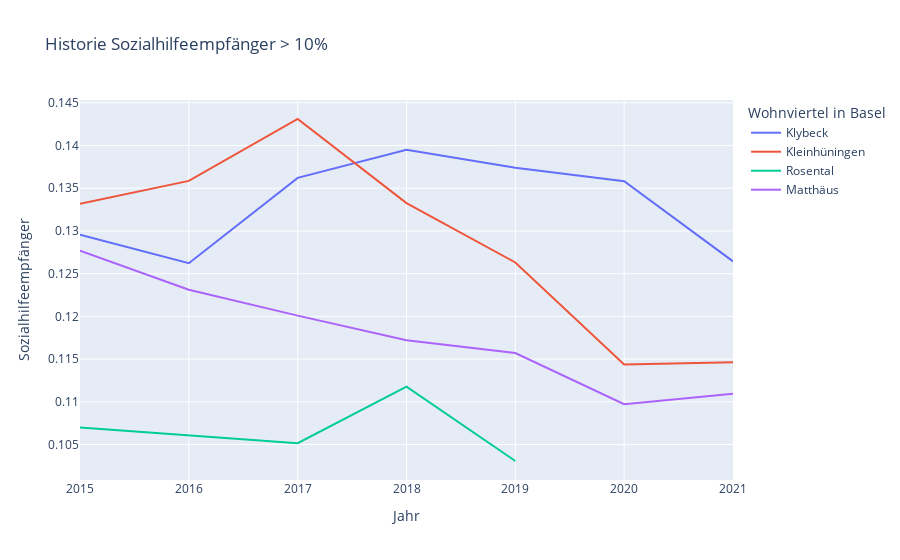

Notebook cell for this chart:
### Code cell
klybeck = data[data.Sozialhilfeempfänger >= 0.1].copy()
klybeck = klybeck.sort_values(by= ['Jahr'])
px.line(klybeck, x = 'Jahr', y= 'Sozialhilfeempfänger', color= 'Wohnviertel in Basel', title= 'Historie Sozialhilfeempfänger > 10%')

### Figure 1 — Plotly figure (JSON) as saved in the notebook; plotly's stock layout.template omitted (floating-point values rounded to 4 significant figures)
{"data": [{"hovertemplate": "Wohnviertel in Basel=Klybeck<br>Jahr=%{x}<br>Sozialhilfeempfänger=%{y}<extra></extra>", "legendgroup": "Klybeck", "line": {"color": "#636efa", "dash": "solid"}, "marker": {"symbol": "circle"}, "mode": "lines", "name": "Klybeck", "orientation": "v", "showlegend": true, "type": "scatter", "x": [2015, 2016, 2017, 2018, 2019, 2020, 2021], "xaxis": "x", "y": [0.1296, 0.1262, 0.1362, 0.1395, 0.1374, 0.1358, 0.1264], "yaxis": "y"}, {"hovertemplate": "Wohnviertel in Basel=Kleinhüningen<br>Jahr=%{x}<br>Sozialhilfeempfänger=%{y}<extra></extra>", "legendgroup": "Kleinhüningen", "line": {"color": "#EF553B", "dash": "solid"}, "marker": {"symbol": "circle"}, "mode": "lines", "name": "Kleinhüningen", "orientation": "v", "showlegend": true, "type": "scatter", "x": [2015, 2016, 2017, 2018, 2019, 2020, 2021], "xaxis": "x", "y": [0.1332, 0.1359, 0.1431, 0.1333, 0.1263, 0.1144, 0.1146], "yaxis": "y"}, {"hovertemplate": "Wohnviertel in Basel=Rosental<br>Jahr=%{x}<br>Sozialhilfeempfänger=%{y}<extra></extra>", "legendgroup": "Rosental", "line": {"color": "#00cc96", "dash": "solid"}, "marker": {"symbol": "circle"}, "mode": "lines", "name": "Rosental", "orientation": "v", "showlegend": true, "type": "scatter", "x": [2015, 2017, 2018, 2019], "xaxis": "x", "y": [0.107, 0.1052, 0.1118, 0.1031], "yaxis": "y"}, {"hovertemplate": "Wohnviertel in Basel=Matthäus<br>Jahr=%{x}<br>Sozialhilfeempfänger=%{y}<extra></extra>", "legendgroup": "Matthäus", "line": {"color": "#ab63fa", "dash": "solid"}, "marker": {"symbol": "circle"}, "mode": "lines", "name": "Matthäus", "orientation": "v", "showlegend": true, "type": "scatter", "x": [2015, 2016, 2017, 2018, 2019, 2020, 2021], "xaxis": "x", "y": [0.1277, 0.1231, 0.1201, 0.1172, 0.1157, 0.1097, 0.111], "yaxis": "y"}], "layout": {"legend": {"title": {"text": "Wohnviertel in Basel"}, "tracegroupgap": 0}, "title": {"text": "Historie Sozialhilfeempfänger > 10%"}, "xaxis": {"anchor": "y", "domain": [0, 1], "title": {"text": "Jahr"}}, "yaxis": {"anchor": "x", "domain": [0, 1], "title": {"text": "Sozialhilfeempfänger"}}}}
